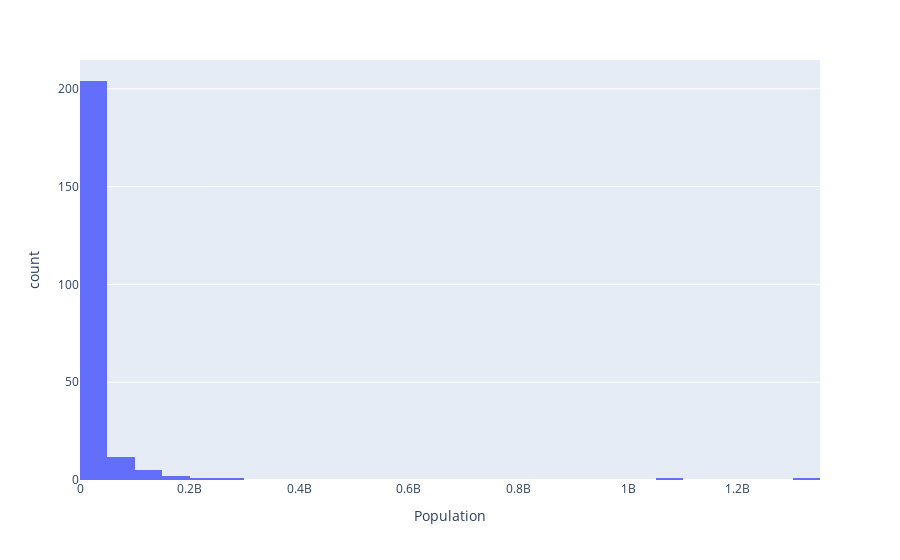

Notebook cell for this chart:
### Markdown cell above
**Create a histogram of the Population column.**

### Code cell
import plotly.express as px
fig = px.histogram(df, x="Population")
fig.show()

### Figure 1 — Plotly figure (JSON) as saved in the notebook; plotly's stock layout.template omitted (floating-point values rounded to 4 significant figures; data arrays with more than 128 entries replaced by an {"elided": "..."} marker saying what was removed)
{"data": [{"alignmentgroup": "True", "bingroup": "x", "hovertemplate": "Population=%{x}<br>count=%{y}<extra></extra>", "legendgroup": "", "marker": {"color": "#636efa", "pattern": {"shape": ""}}, "name": "", "offsetgroup": "", "orientation": "v", "showlegend": false, "type": "histogram", "x": {"elided": "227 int values"}, "xaxis": "x", "yaxis": "y"}], "layout": {"barmode": "relative", "legend": {"tracegroupgap": 0}, "margin": {"t": 60}, "xaxis": {"anchor": "y", "domain": [0, 1], "title": {"text": "Population"}}, "yaxis": {"anchor": "x", "domain": [0, 1], "title": {"text": "count"}}}}
